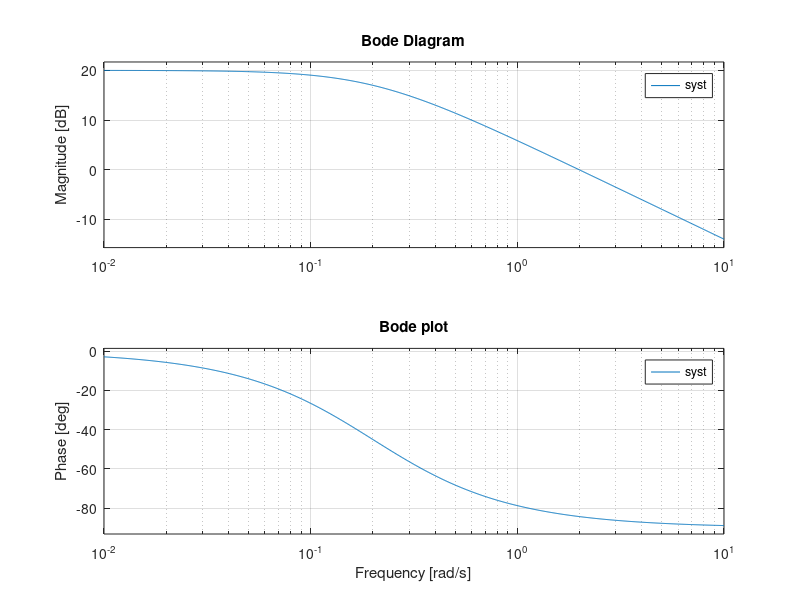

Recreate this plot in MATLAB.
clear; clc; close all;

% DE: 5dy(t)/dt + y(t) = 10u(t)
% H(s) (TF) = 10 / (5s + 1)

num = 10;
denom = [5 1];
syst = tf(num, denom);

t = 0:0.01:20; % time vector from 0 to 20 seconds 

% Impulse response
imp = impulse(syst, t); % matlab function
hand_imp = 2 * exp(-t/5); % handwritten result  

% Step response
step = step(syst, t); % matlab function
hand_step = 10 * (1 - exp(-t/5)); % handwritten result 

% plot impulse and step
subplot(2,2,4);
plot(t, imp, 'b', 'Linewidth', 2); hold on;
plot(t, step, 'r', 'Linewidth', 2);
plot(t, hand_imp, 'r--', 'LineWidth', 3); %dotted to show that both lines printed
plot(t, hand_step, 'b--', 'LineWidth', 3);
xlabel('Time (s)');
ylabel('Amplitude');
title('Step and impulse responses');
grid on;

% plot nyquist
subplot(2,2,2);
nyquist(syst);
title('Nyquist Diagram');
grid on;

% plot bode
subplot(2,2,[1 3]);
bode(syst);
title('Bode plot');
grid on;


